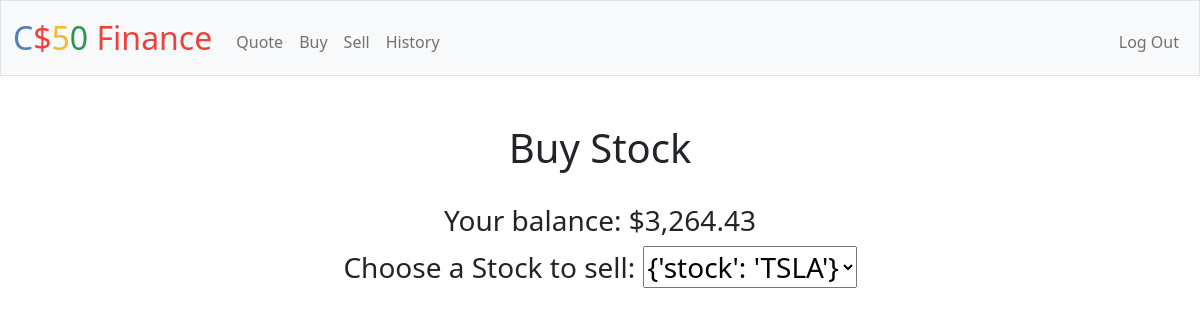
/sell (signed in), run on an earlier commit of the app's database.
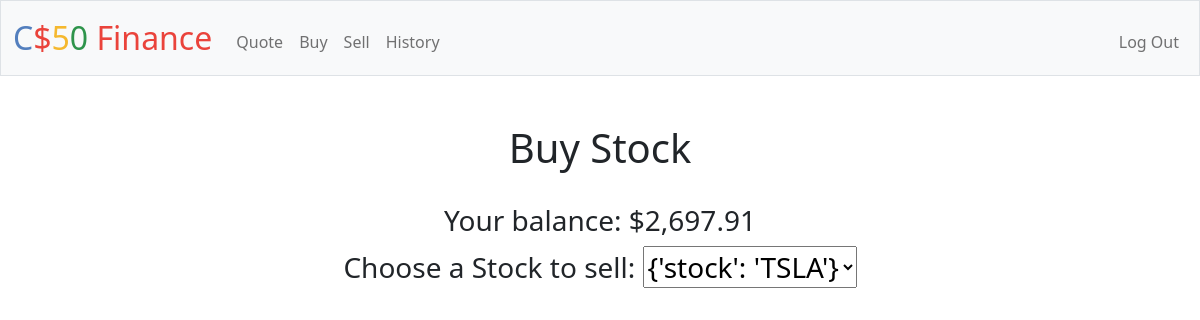
And on a later commit of the database.
### tables this page shows
CREATE TABLE users (id INTEGER PRIMARY KEY AUTOINCREMENT NOT NULL, username TEXT NOT NULL, hash TEXT NOT NULL, cash NUMERIC NOT NULL DEFAULT 10000.00);

### app.py (the view, shortened to what this page needs)
@app.route("/sell", methods=["GET", "POST"])
@login_required
def sell():
    balance = db.execute("SELECT cash FROM users WHERE id = ?", session["user_id"])
    stocks = db.execute("SELECT stock FROM stocks where person_id = ?",  session["user_id"])
    print(stocks)
    return render_template("sell.html", cash=balance[0]["cash"], stocks=stocks)

### app.py (called while the page is built)
@app.after_request
def after_request(response):
    response.headers["Cache-Control"] = "no-cache, no-store, must-revalidate"
    response.headers["Expires"] = 0
    response.headers["Pragma"] = "no-cache"
    return response

### helpers.py (called while the page is built)
def login_required(f):
    @wraps(f)
    def decorated_function(*args, **kwargs):
        if session.get("user_id") is None:
            return redirect("/login")
        return f(*args, **kwargs)
    return decorated_function

def usd(value):
    return f"${value:,.2f}"

### templates/sell.html (shortened to what this page needs)
{% extends "layout.html"%}
{% block main %}
    <h1> Buy Stock </h1>
    <br>
    <form action="/sell" method="post">
        <h3>Your balance: {{ cash | usd }}<h3>
        <label for="cars">Choose a Stock to sell:</label>
            <select name="stocks" id="stocks">
                {% for stock in stocks%}
                <option value = {{ stock }}>{{ stock }} </option
                {%endfor%}
    </form>
{% endblock %}

### templates/layout.html (shortened to what this page needs)
<!DOCTYPE html>
<html lang="en">
    <head>
        <link href="https://cdn.jsdelivr.net/npm/bootstrap@5.1.3/dist/css/bootstrap.min.css" rel="stylesheet">
        <link href="/static/styles.css" rel="stylesheet">
    </head>
    <body>
        <nav class="bg-light border navbar navbar-expand-md navbar-light">
            <div class="container-fluid">
                <a class="navbar-brand" href="/"><span class="blue">C</span><span class="red">$</span><span class="yellow">5</span><span class="green">0</span> <span class="red">Finance</span></a>
                <div class="collapse navbar-collapse" id="navbar">
                    {% if session["user_id"] %}
                        <ul class="navbar-nav me-auto mt-2">
                            <li class="nav-item"><a class="nav-link" href="/quote">Quote</a></li>
                            <li class="nav-item"><a class="nav-link" href="/buy">Buy</a></li>
                            <li class="nav-item"><a class="nav-link" href="/sell">Sell</a></li>
                            <li class="nav-item"><a class="nav-link" href="/history">History</a></li>
                        </ul>
                        <ul class="navbar-nav ms-auto mt-2">
                            <li class="nav-item"><a class="nav-link" href="/logout">Log Out</a></li>
                        </ul>
                    {% else %}
                        <ul class="navbar-nav ms-auto mt-2">
                            <li class="nav-item"><a class="nav-link" href="/register">Register</a></li>
                            <li class="nav-item"><a class="nav-link" href="/login">Log In</a></li>
                        </ul>
                    {% endif %}
                </div>
            </div>
        </nav>
        <main class="container-fluid py-5 text-center">
            {% block main %}{% endblock %}
        </main>
    </body>
</html>

### static/styles.css (style rules this page uses)
nav .navbar-brand { font-size: xx-large; }
nav .navbar-brand .blue { color: #537fbe; }
nav .navbar-brand .red { color: #ea433b; }
nav .navbar-brand .yellow { color: #f5b82e; }
nav .navbar-brand .green { color: #2e944b; }

What changed in the data, as far as the page shows it:
changed users: cash "$3,264.43" → "$2,697.91"
